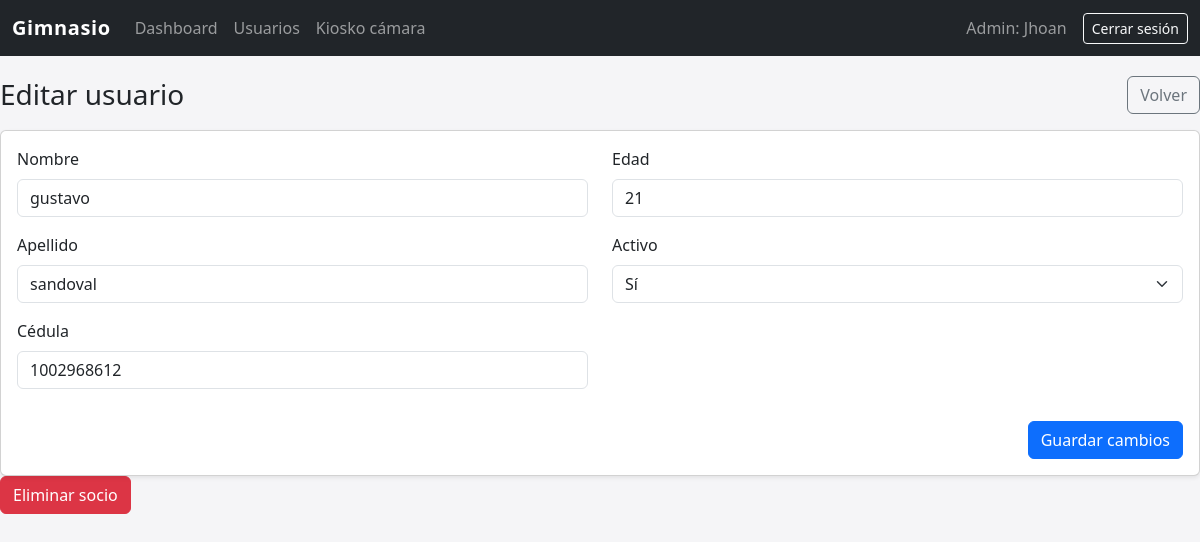
Screenshot of /socios/1/editar (signed in) with the database file from the repository.
### tables this page shows
CREATE TABLE socios (
            id              INTEGER PRIMARY KEY AUTOINCREMENT,
            nombre          TEXT NOT NULL,
            apellido        TEXT NOT NULL,
            cedula          TEXT NOT NULL UNIQUE,
            edad            INTEGER,
            activo          INTEGER NOT NULL DEFAULT 1,
            fecha_creacion  TEXT NOT NULL DEFAULT (date('now'))
        );

### app.py (the view, shortened to what this page needs)
@app.route("/socios/<int:socio_id>/editar", methods=["GET", "POST"])
@requiere_login
def socio_editar(socio_id):
    socio = obtener_socio_por_id(socio_id)
    if not socio:
        flash("Usuario no encontrado", "danger")
        return redirect(url_for("socios_listado"))
    return render_template("socio_editar.html", socio=socio)

### app.py (called while the page is built)
def requiere_login(fn):
    from functools import wraps
    @wraps(fn)
    def wrapper(*args, **kwargs):
        if "admin_username" not in session:
            return redirect(url_for("login"))
        return fn(*args, **kwargs)
    return wrapper

### db.py (called while the page is built)
def get_connection():
    conn = sqlite3.connect(DB_PATH, timeout=15, check_same_thread=False)
    conn.row_factory = sqlite3.Row
    return conn

def obtener_socio_por_id(socio_id):
    conn = get_connection()
    cur = conn.cursor()
    cur.execute("SELECT * FROM socios WHERE id = ?;", (socio_id,))
    row = cur.fetchone()
    conn.close()
    return dict(row) if row else None

### templates/socio_editar.html (shortened to what this page needs)
{% extends "base.html" %}
{% block content %}
<div class="d-flex justify-content-between align-items-center mb-3">
    <h1 class="h3 mb-0">Editar usuario</h1>
    <a href="{{ url_for('socio_detalle', socio_id=socio.id) }}" class="btn btn-outline-secondary">
        Volver
    </a>
</div>
<form method="post" class="card p-3 shadow-sm">
    <div class="row">
        <div class="col-md-6">
            <div class="mb-3">
                <label for="nombre" class="form-label">Nombre</label>
                <input type="text" class="form-control" id="nombre" name="nombre" value="{{ socio.nombre }}" required>
            </div>
            <div class="mb-3">
                <label for="apellido" class="form-label">Apellido</label>
                <input type="text" class="form-control" id="apellido" name="apellido" value="{{ socio.apellido }}"
                    required>
            </div>
            <div class="mb-3">
                <label for="cedula" class="form-label">Cédula</label>
                <input type="text" class="form-control" id="cedula" name="cedula" value="{{ socio.cedula }}" required>
            </div>
        </div>
        <div class="col-md-6">
            <div class="mb-3">
                <label for="edad" class="form-label">Edad</label>
                <input type="number" class="form-control" id="edad" name="edad" value="{{ socio.edad or '' }}" min="0">
            </div>
            <div class="mb-3">
                <label for="activo" class="form-label">Activo</label>
                <select class="form-select" id="activo" name="activo">
                    <option value="1" {% if socio.activo %}selected{% endif %}>Sí</option>
                </select>
            </div>
        </div>
    </div>
    <div class="d-flex justify-content-end mt-3">
        <button type="submit" class="btn btn-primary">Guardar cambios</button>
    </div>
</form>
<form action="{{ url_for('socio_eliminar', socio_id=socio['id']) }}" method="post"
    onsubmit="return confirm('¿Seguro que deseas eliminar este socio? Se borrarán también sus membresías, accesos y rostro.');">
    <button type="submit" class="btn btn-danger">
        Eliminar socio
    </button>
</form>
{% endblock %}

### templates/base.html (style rules this page uses)
body { background-color: #f5f5f7; }

### rows the page displays
socios: nombre "gustavo", apellido "sandoval", cedula "1002968612", edad "21", activo "Sí"

### other values shown
{{ session['admin_username'] }} "Jhoan"
